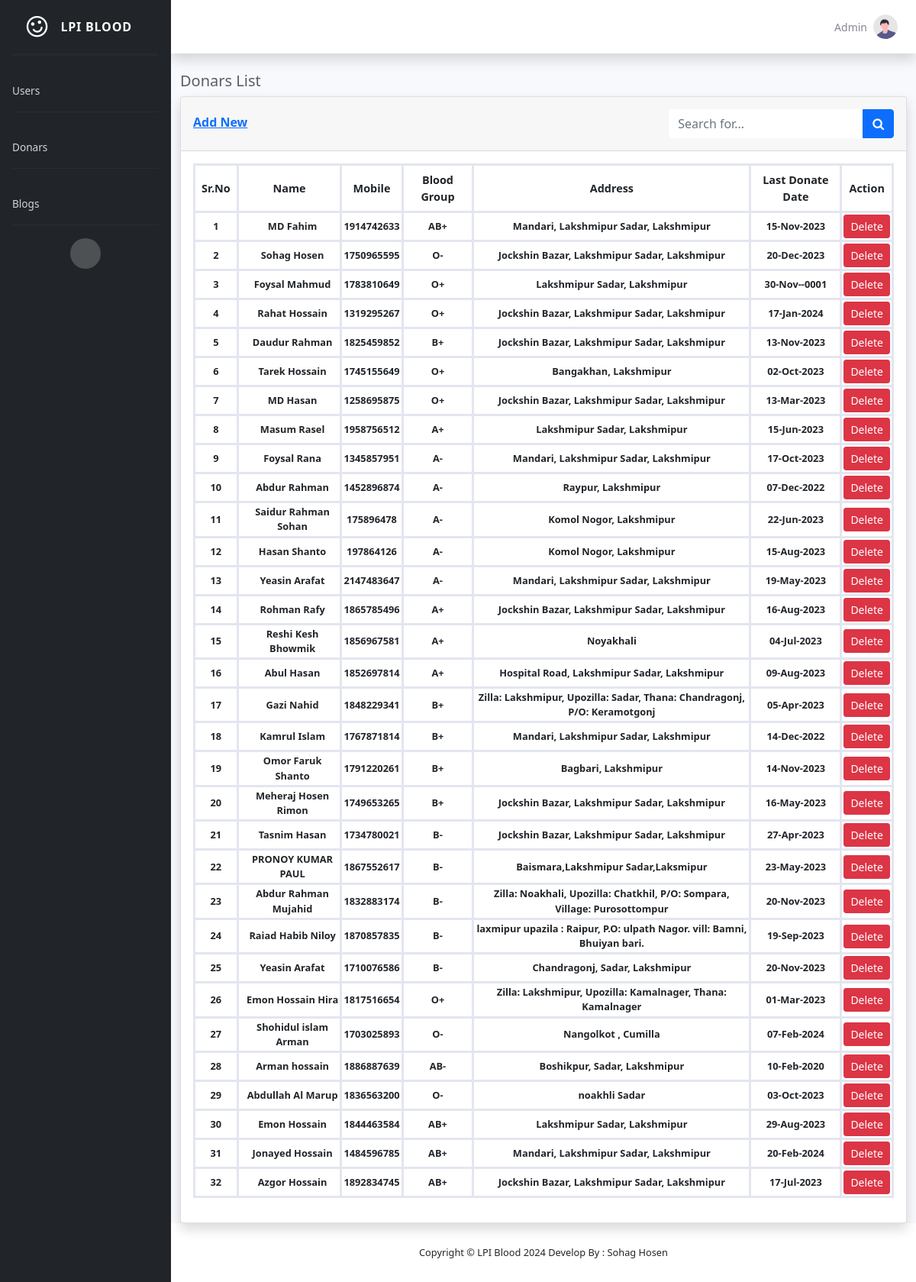
The page /admin/donors.php (signed in) on the database its author committed.
### tables this page shows
CREATE TABLE `donars` (
  `id` int(255) NOT NULL,
  `firstName` varchar(255) NOT NULL,
  `lastName` varchar(255) NOT NULL,
  `mobile` int(255) NOT NULL,
  `email` varchar(255) NOT NULL,
  `address` text NOT NULL,
  `blood_group` varchar(255) NOT NULL,
  `weight` int(255) NOT NULL,
  `f_num` int(255) NOT NULL,
  `last_donate_date` date NOT NULL,
  `img` varchar(255) NOT NULL
);

### admin/donors.php (the view, shortened to what this page needs)
<?php include 'header.php';
$sql = "SELECT * FROM donars";
$query = mysqli_query($con, $sql);
$rows = mysqli_num_rows($query);
?>
   <div class="container-fluid" id="adminPage">
      <h5 class="mb-2 text-gray-800">Donars List</h5>
      <div class="card shadow">
         <div class="card-header py-3 d-flex justify-content-between">
            <div>
               <a href="user_add.php">
                  <h6 class="font-weight-bold text-primary mt-2">Add New</h6>
               </a>
            </div>
            <div>
               <form class="navbar-search">
                  <div class="input-group">
                     <input type="text" class="form-control bg-white border-0 small" placeholder="Search for...">
                     <div class="input-group-append">
                        <button class="btn btn-primary" type="button"> <i class="fa fa-search"></i> </button>
                     </div>
                  </div>
               </form>
            </div>
         </div>
         <div class="card-body">
            <div class="table-responsive">
               <table class="table table-bordered" id="dataTable" width="100%" cellspacing="0">
                  <thead>
                     <tr>
                        <th>Sr.No</th>
                        <th>Name</th>
                        <th>Mobile</th>
                        <th>Blood Group</th>
                        <th>Address</th>
                        <th>Last Donate Date</th>
                        <th colspan="2">Action</th>
                     </tr>
                  </thead>
                  <tbody">
                     <?php
                        if ($rows){
                           $count = 1;
                           while ($result = mysqli_fetch_assoc($query)) {
                              ?>
                              <tr>
                                 <td><?= $count++?></td>
                                 <td style="text-align: center !important;"><?= ucfirst($result['firstName']." ".$result['lastName'])?></td>
                                 <td><?=$result['mobile'] ?></td>
                                 <td><?=$result['blood_group'] ?></td>
                                 <td><?=$result['address'] ?></td>
                                 <td><?=date('d-M-Y', strtotime($result['last_donate_date'])) ?></td>
                                 <td>
                                    <form method="POST" onsubmit=" return confirm('Are you sure you want to delete?')">
                                       <input type="submit" name="deleteDonar" value="Delete" class="btn btn-sm btn-danger">
                                    </form>
                                 </td>
                              </tr>
                              <?php
                           }
                        }else{
                           ?>
                           <tr><td class="text-center">No Record Found!</td></tr>
                           <?php
                        }
                     ?>
               </table>
            </div>
         </div>
      </div>
   </div>
</div>
<?php include 'footer.php';
?>

### rows shown on the page
donars: firstName+lastName "MD Fahim", mobile "1914742633", blood_group "AB+", address "Mandari, Lakshmipur Sadar, Lakshmipur", last_donate_date "15-Nov-2023"
donars: firstName+lastName "Sohag Hosen", mobile "1750965595", blood_group "O-", address "Jockshin Bazar, Lakshmipur Sadar, Lakshmipur", last_donate_date "20-Dec-2023"
donars: firstName+lastName "Foysal Mahmud", mobile "1783810649", blood_group "O+", address "Lakshmipur Sadar, Lakshmipur", last_donate_date "30-Nov--0001"
donars: firstName+lastName "Rahat Hossain", mobile "1319295267", blood_group "O+", address "Jockshin Bazar, Lakshmipur Sadar, Lakshmipur", last_donate_date "17-Jan-2024"
donars: firstName+lastName "Daudur Rahman", mobile "1825459852", blood_group "B+", address "Jockshin Bazar, Lakshmipur Sadar, Lakshmipur", last_donate_date "13-Nov-2023"
donars: firstName+lastName "Tarek Hossain", mobile "1745155649", blood_group "O+", address "Bangakhan, Lakshmipur", last_donate_date "02-Oct-2023"
donars: firstName+lastName "MD Hasan", mobile "1258695875", blood_group "O+", address "Jockshin Bazar, Lakshmipur Sadar, Lakshmipur", last_donate_date "13-Mar-2023"
donars: firstName+lastName "Masum Rasel", mobile "1958756512", blood_group "A+", address "Lakshmipur Sadar, Lakshmipur", last_donate_date "15-Jun-2023"
donars: firstName+lastName "Foysal Rana", mobile "1345857951", blood_group "A-", address "Mandari, Lakshmipur Sadar, Lakshmipur", last_donate_date "17-Oct-2023"
donars: firstName+lastName "Abdur Rahman", mobile "1452896874", blood_group "A-", address "Raypur, Lakshmipur", last_donate_date "07-Dec-2022"
donars: firstName+lastName "Saidur Rahman Sohan", mobile "175896478", blood_group "A-", address "Komol Nogor, Lakshmipur", last_donate_date "22-Jun-2023"
donars: firstName+lastName "Hasan Shanto", mobile "197864126", blood_group "A-", address "Komol Nogor, Lakshmipur", last_donate_date "15-Aug-2023"
donars: firstName+lastName "Yeasin Arafat", mobile "2147483647", blood_group "A-", address "Mandari, Lakshmipur Sadar, Lakshmipur", last_donate_date "19-May-2023"
donars: firstName+lastName "Rohman Rafy", mobile "1865785496", blood_group "A+", address "Jockshin Bazar, Lakshmipur Sadar, Lakshmipur", last_donate_date "16-Aug-2023"
donars: firstName+lastName "Reshi Kesh Bhowmik", mobile "1856967581", blood_group "A+", address "Noyakhali", last_donate_date "04-Jul-2023"
donars: firstName+lastName "Abul Hasan", mobile "1852697814", blood_group "A+", address "Hospital Road, Lakshmipur Sadar, Lakshmipur", last_donate_date "09-Aug-2023"
donars: firstName+lastName "Gazi Nahid", mobile "1848229341", blood_group "B+", address "Zilla: Lakshmipur, Upozilla: Sadar, Thana: Chandragonj, P/O: Keramotgonj", last_donate_date "05-Apr-2023"
donars: firstName+lastName "Kamrul Islam", mobile "1767871814", blood_group "B+", address "Mandari, Lakshmipur Sadar, Lakshmipur", last_donate_date "14-Dec-2022"
donars: firstName+lastName "Omor Faruk Shanto", mobile "1791220261", blood_group "B+", address "Bagbari, Lakshmipur", last_donate_date "14-Nov-2023"
donars: firstName+lastName "Meheraj Hosen Rimon", mobile "1749653265", blood_group "B+", address "Jockshin Bazar, Lakshmipur Sadar, Lakshmipur", last_donate_date "16-May-2023"
donars: firstName+lastName "Tasnim Hasan", mobile "1734780021", blood_group "B-", address "Jockshin Bazar, Lakshmipur Sadar, Lakshmipur", last_donate_date "27-Apr-2023"
donars: firstName+lastName "PRONOY KUMAR PAUL", mobile "1867552617", blood_group "B-", address "Baismara,Lakshmipur Sadar,Laksmipur", last_donate_date "23-May-2023"
donars: firstName+lastName "Abdur Rahman Mujahid", mobile "1832883174", blood_group "B-", address "Zilla: Noakhali, Upozilla: Chatkhil, P/O: Sompara, Village: Purosottompur", last_donate_date "20-Nov-2023"
donars: firstName+lastName "Raiad Habib Niloy", mobile "1870857835", blood_group "B-", address "laxmipur upazila : Raipur, P.O: ulpath Nagor. vill: Bamni, Bhuiyan bari.", last_donate_date "19-Sep-2023"
donars: firstName+lastName "Yeasin Arafat", mobile "1710076586", blood_group "B-", address "Chandragonj, Sadar, Lakshmipur", last_donate_date "20-Nov-2023"
donars: firstName+lastName "Emon Hossain Hira", mobile "1817516654", blood_group "O+", address "Zilla: Lakshmipur, Upozilla: Kamalnager, Thana: Kamalnager", last_donate_date "01-Mar-2023"
donars: firstName+lastName "Shohidul islam Arman", mobile "1703025893", blood_group "O-", address "Nangolkot , Cumilla", last_donate_date "07-Feb-2024"
donars: firstName+lastName "Arman hossain", mobile "1886887639", blood_group "AB-", address "Boshikpur, Sadar, Lakshmipur", last_donate_date "10-Feb-2020"
donars: firstName+lastName "Abdullah Al Marup", mobile "1836563200", blood_group "O-", address "noakhli Sadar", last_donate_date "03-Oct-2023"
donars: firstName+lastName "Emon Hossain", mobile "1844463584", blood_group "AB+", address "Lakshmipur Sadar, Lakshmipur", last_donate_date "29-Aug-2023"
donars: firstName+lastName "Jonayed Hossain", mobile "1484596785", blood_group "AB+", address "Mandari, Lakshmipur Sadar, Lakshmipur", last_donate_date "20-Feb-2024"
donars: firstName+lastName "Azgor Hossain", mobile "1892834745", blood_group "AB+", address "Jockshin Bazar, Lakshmipur Sadar, Lakshmipur", last_donate_date "17-Jul-2023"

### other values the page prints
$user_data "Admin"
